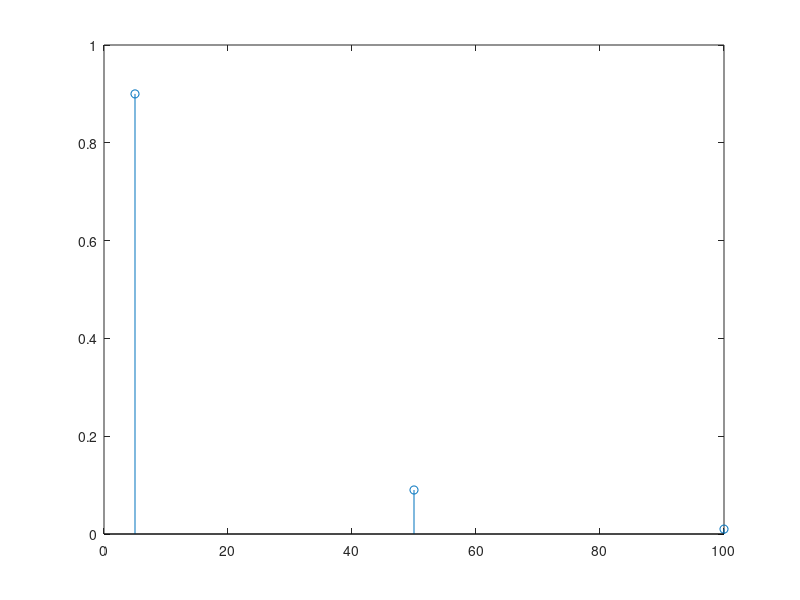

This chart was generated by the following MATLAB code:
%% Exercico 2

%% a)
totaldeNotas = 100;

x = [5 50 100];
nNotas = [90 9 1];

pCadaNota = nNotas/totaldeNotas

%% b)

stem(x, pCadaNota)
xlabel = ("x")
ylabel = ("P(x)")